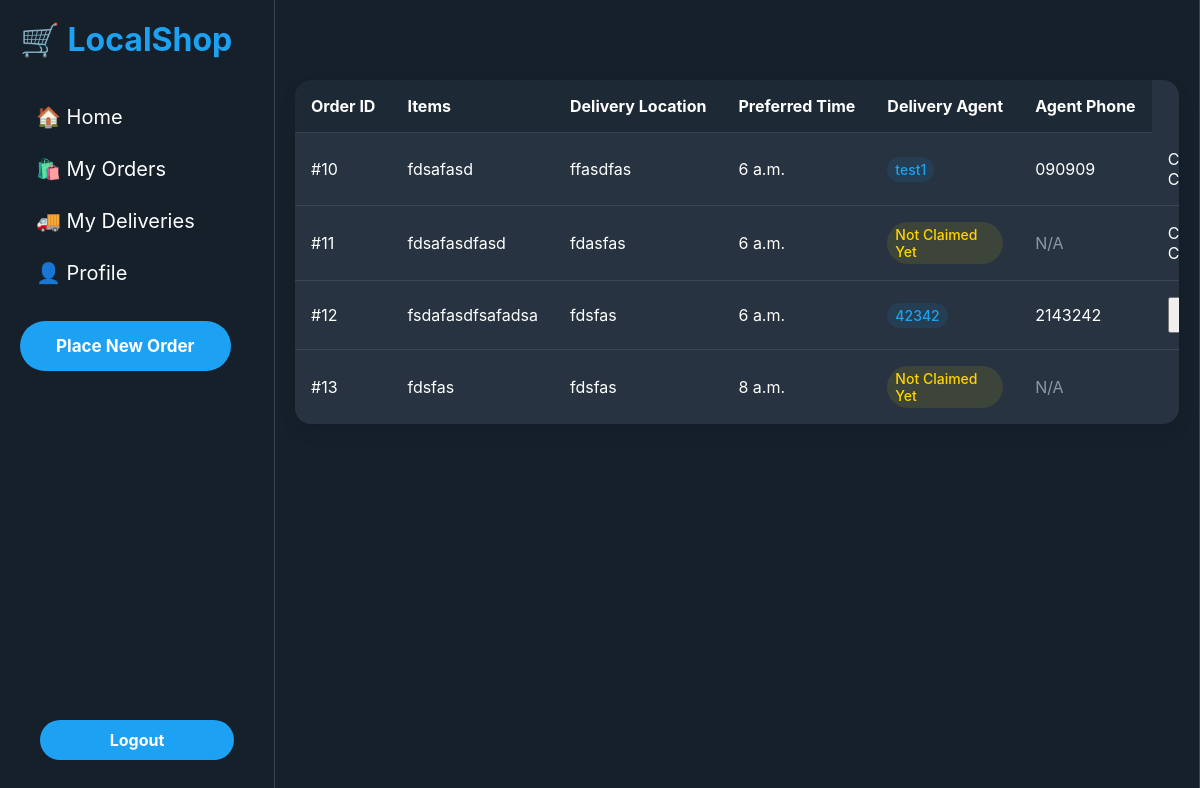
The app's page /client_orders/ (signed in) with its own data.
### orders/models.py (models this page shows, shortened)
class Order(models.Model):
    CATEGORY_CHOICES = [
        ('groceries', 'Groceries'),
        ('food', 'Food'),
        ('other', 'Other')
    ]
    user = models.ForeignKey(User, on_delete=models.CASCADE, related_name='orders')
    location = models.CharField(max_length=255)
    items = models.TextField()
    preferred_delivery_time = models.TimeField()
    category = models.CharField(max_length=20, choices=CATEGORY_CHOICES)
    is_claimed = models.BooleanField(default=False)
    delivery_agent = models.ForeignKey(User, null=True, blank=True, on_delete=models.SET_NULL, related_name='deliveries')
    created_at = models.DateTimeField(auto_now_add=True)
    is_confirmed = models.BooleanField(default=False)
    is_delivery_agent_confirmed = models.BooleanField(default=False)
    is_canceled = models.BooleanField(default=False)  # New field
    cancellation_reason = models.CharField(max_length=255, null=True, blank=True)  # New field

class Profile(models.Model):
    user = models.OneToOneField(User, on_delete=models.CASCADE, related_name='profile')
    phone_number = models.CharField(max_length=15, blank=True, null=True)
    expected_delivery_time = models.TimeField(blank=True, null=True)

### orders/views.py (the view)
# urls.py: path('client_orders/', views.client_orders, name='client_orders'),
@login_required
def client_orders(request):
    orders = Order.objects.filter(user=request.user)
    return render(request, 'orders/client_orders.html', {'orders': orders})

### orders/templates/orders/client_orders.html (shortened to what this page needs)
{% extends 'base.html' %}
{% load static %}
{% block content %}
<!DOCTYPE html>
<html lang="en">
<head>
</head>
<body>
    <div class="main-content">
        <div class="orders-container">
            <table class="orders-table">
                <thead>
                    <tr>
                        <th>Order ID</th>
                        <th>Items</th>
                        <th>Delivery Location</th>
                        <th>Preferred Time</th>
                        <th>Delivery Agent</th>
                        <th>Agent Phone</th>
                    </tr>
                </thead>
                <tbody>
                    {% for order in orders %}
                    <tr>
                        <td>#{{ order.id }}</td>
                        <td>{{ order.items }}</td>
                        <td>{{ order.location }}</td>
                        <td>{{ order.preferred_delivery_time }}</td>
                        <td>
                            {% if order.delivery_agent %}
                                <span class="status-badge status-assigned">
                                    {{ order.delivery_agent.username }}
                                </span>
                            {% else %}
                                <span class="status-badge status-pending">
                                    Not Claimed Yet
                                </span>
                            {% endif %}
                        </td>
                        <td>
                            {% if order.delivery_agent and order.delivery_agent.profile.phone_number %}
                                {{ order.delivery_agent.profile.phone_number }}
                            {% else %}
                                <span style="color: var(--twitter-light-gray)">N/A</span>
                            {% endif %}
                        </td>
                        <td>
                            {% if order.user == request.user and not order.is_confirmed and order.delivery_agent %}
                                <a href="{% url 'confirm_delivery' order.id %}">
                                    <button class="confirm-button">Confirm Delivery</button>
                                </a>
                            {% elif order.is_confirmed %}
                                <span>Customer Confirmed</span>
                            {% endif %}
                        </td>
                    </tr>
                    {% endfor %}
                </tbody>
            </table>
        </div>
    </div>
</body>
</html>
{% endblock %}

### orders/templates/base.html (style rules this page uses)
:root { --background: #15202B; --text: #FFFFFF; --secondary-text: #8899A6; --border: #38444D; --primary: #1DA1F2; --hover: #192734; --card-bg: #192734; }
* { margin: 0; padding: 0; box-sizing: border-box; font-family: -apple-system, BlinkMacSystemFont, "Segoe UI", Roboto, Helvetica, Arial, sans-serif; }
body { display: flex; min-height: 100vh; background: var(--background); color: var(--text); flex-direction: column; }
.main-content { flex: 1; margin-left: 275px; border-right: 1px solid var(--border); min-width: 600px; background: var(--background); }

### orders/templates/orders/client_orders.html (style rules this page uses)
:root { --twitter-blue: #1DA1F2; --twitter-black: #15202B; --twitter-dark-gray: #273340; --twitter-light-gray: #8899A6; --border-color: rgba(136, 153, 166, 0.2); }
* { box-sizing: border-box; margin: 0; padding: 0; }
body { margin: 0; padding: 0; font-family: -apple-system, BlinkMacSystemFont, "Segoe UI", Roboto, Helvetica, Arial, sans-serif; background-color: var(--twitter-black); color: white; min-height: 100vh; }
.main-content { padding-top: 80px; min-height: 100vh; padding: 80px 20px 20px; }
.orders-container { max-width: 1200px; margin: 0 auto; background-color: var(--twitter-dark-gray); border-radius: 16px; box-shadow: 0 8px 16px rgba(0, 0, 0, 0.1); overflow-x: auto; }
.orders-table { width: 100%; border-collapse: separate; border-spacing: 0; color: white; }
.orders-table th { background-color: rgba(21, 32, 43, 0.5); padding: 16px; text-align: left; font-weight: bold; border-bottom: 1px solid var(--border-color); white-space: nowrap; }
.orders-table td { padding: 16px; border-bottom: 1px solid var(--border-color); }
.orders-table tr:last-child td { border-bottom: none; }
.status-badge { display: inline-block; padding: 4px 8px; border-radius: 9999px; font-size: 14px; font-weight: 500; }
.status-pending { background-color: rgba(255, 212, 0, 0.1); color: #FFD400; }
.status-assigned { background-color: rgba(29, 161, 242, 0.1); color: var(--twitter-blue); }

### records on screen
Order: id "10", items "fdsafasd", location "ffasdfas", preferred_delivery_time "6 a.m.", delivery_agent.username "test1", delivery_agent.profile.phone_number "090909", is_confirmed "Customer Confirmed"
Order: id "11", items "fdsafasdfasd", location "fdasfas", preferred_delivery_time "6 a.m.", shows "Not Claimed Yet", shows "N/A", is_confirmed "Customer Confirmed"
Order: id "12", items "fsdafasdfsafadsa", location "fdsfas", preferred_delivery_time "6 a.m.", delivery_agent.username "42342", delivery_agent.profile.phone_number "2143242"
Order: id "13", items "fdsfas", location "fdsfas", preferred_delivery_time "8 a.m.", shows "Not Claimed Yet", shows "N/A"
